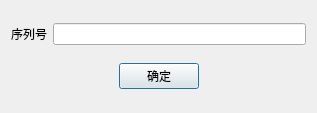
<?xml version="1.0" encoding="UTF-8"?>
<ui version="4.0">
 <class>SerialDialog</class>
 <widget class="QDialog" name="SerialDialog">
  <property name="geometry">
   <rect>
    <x>0</x>
    <y>0</y>
    <width>317</width>
    <height>113</height>
   </rect>
  </property>
  <property name="windowTitle">
   <string>Dialog</string>
  </property>
  <layout class="QVBoxLayout" name="verticalLayout">
   <item>
    <layout class="QHBoxLayout" name="horizontalLayout_2">
     <item>
      <widget class="QLabel" name="label">
       <property name="text">
        <string>序列号</string>
       </property>
      </widget>
     </item>
     <item>
      <widget class="QLineEdit" name="lineEdit"/>
     </item>
    </layout>
   </item>
   <item>
    <layout class="QHBoxLayout" name="horizontalLayout">
     <item>
      <spacer name="horizontalSpacer">
       <property name="orientation">
        <enum>Qt::Horizontal</enum>
       </property>
       <property name="sizeHint" stdset="0">
        <size>
         <width>40</width>
         <height>20</height>
        </size>
       </property>
      </spacer>
     </item>
     <item>
      <widget class="QPushButton" name="pushButton">
       <property name="text">
        <string>确定</string>
       </property>
      </widget>
     </item>
     <item>
      <spacer name="horizontalSpacer_2">
       <property name="orientation">
        <enum>Qt::Horizontal</enum>
       </property>
       <property name="sizeHint" stdset="0">
        <size>
         <width>40</width>
         <height>20</height>
        </size>
       </property>
      </spacer>
     </item>
    </layout>
   </item>
  </layout>
 </widget>
 <resources/>
 <connections>
  <connection>
   <sender>pushButton</sender>
   <signal>clicked()</signal>
   <receiver>SerialDialog</receiver>
   <slot>accept()</slot>
   <hints>
    <hint type="sourcelabel">
     <x>129</x>
     <y>76</y>
    </hint>
    <hint type="destinationlabel">
     <x>84</x>
     <y>78</y>
    </hint>
   </hints>
  </connection>
 </connections>
</ui>
